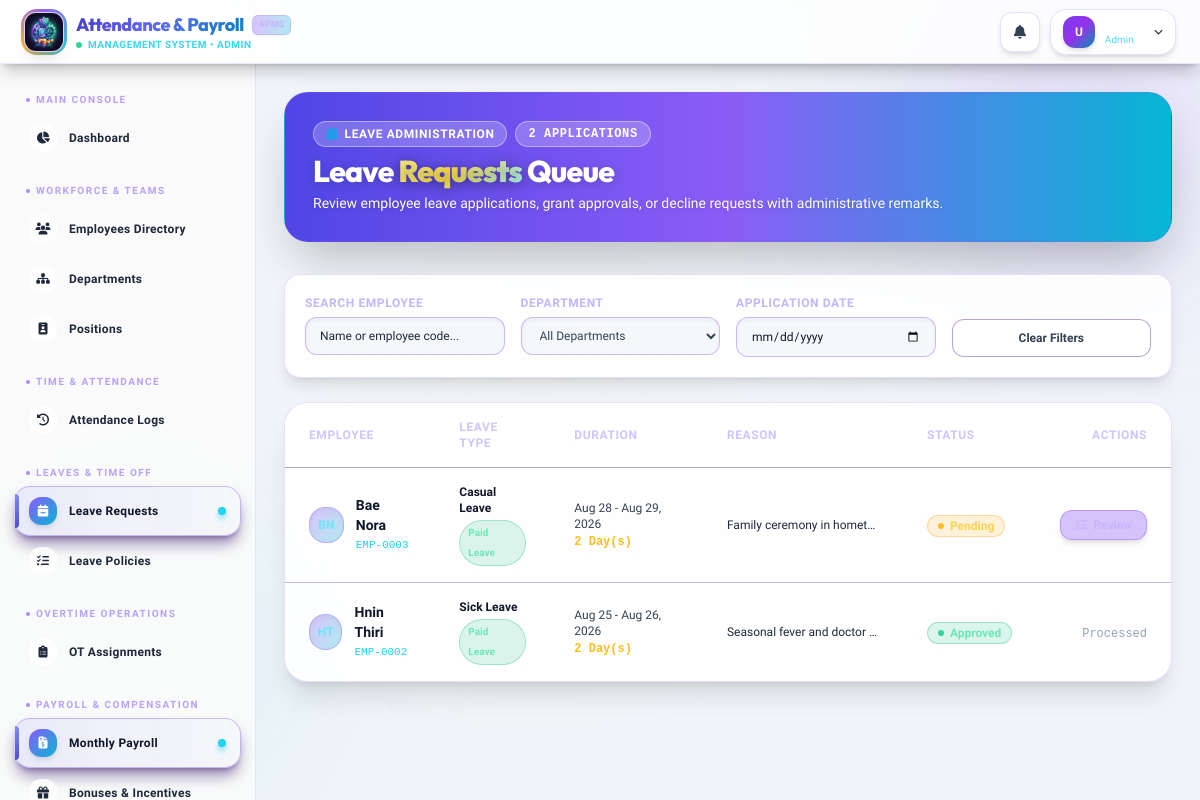
Screenshot of /admin/leaves (signed in) with the database file from the repository.
### tables this page shows
CREATE TABLE `leaverequest` (
  `RequestID` int NOT NULL AUTO_INCREMENT,
  `LeaveTypeID` int NOT NULL,
  `EmpID` int NOT NULL,
  `StartDate` date NOT NULL,
  `EndDate` date NOT NULL,
  `Reason` text NOT NULL,
  `Status` enum('Pending','Approved','Rejected') NOT NULL DEFAULT 'Pending',
  PRIMARY KEY (`RequestID`),
  KEY `idx_leaverequest_type` (`LeaveTypeID`),
  KEY `idx_leaverequest_emp` (`EmpID`),
  CONSTRAINT `fk_leaverequest_leavetype` FOREIGN KEY (`LeaveTypeID`) REFERENCES `leavetypes` (`LeaveTypeID`) ON DELETE RESTRICT ON UPDATE CASCADE,
  CONSTRAINT `fk_leaverequest_employee` FOREIGN KEY (`EmpID`) REFERENCES `employee` (`EmpID`) ON DELETE CASCADE ON UPDATE CASCADE
);

CREATE TABLE `employee` (
  `EmpID` int NOT NULL AUTO_INCREMENT,
  `FirstName` varchar(100) NOT NULL,
  `LastName` varchar(100) NOT NULL,
  `Gender` enum('Male','Female','Other') NOT NULL DEFAULT 'Other',
  `Email` varchar(255) NOT NULL,
  `Password` varchar(255) NOT NULL,
  `PhoneNumber` varchar(30) NOT NULL,
  `Address` text NOT NULL,
  `PositionID` int NOT NULL,
  `JoinDate` date NOT NULL,
  `Status` enum('Active','Inactive') NOT NULL DEFAULT 'Active',
  `ProfilePhoto` varchar(255) DEFAULT NULL,
  `PasswordResetRequest` tinyint(1) NOT NULL DEFAULT '0',
  `is_first_login` tinyint(1) NOT NULL DEFAULT '1',
  PRIMARY KEY (`EmpID`),
  UNIQUE KEY `uq_emp_email` (`Email`),
  KEY `idx_employee_position` (`PositionID`),
  KEY `idx_employee_status` (`Status`),
  CONSTRAINT `fk_employee_position` FOREIGN KEY (`PositionID`) REFERENCES `position` (`PositionID`) ON DELETE RESTRICT ON UPDATE CASCADE
);

CREATE TABLE `leavetypes` (
  `LeaveTypeID` int NOT NULL AUTO_INCREMENT,
  `LeaveType` varchar(100) NOT NULL,
  `DaysAllowed` int NOT NULL DEFAULT '0',
  `IsPaid` tinyint(1) NOT NULL DEFAULT '1',
  `DeductionRate` decimal(10,2) NOT NULL DEFAULT '0.00',
  `DurationMonths` int NOT NULL DEFAULT '0',
  PRIMARY KEY (`LeaveTypeID`),
  UNIQUE KEY `uq_leavetype_name` (`LeaveType`)
);

### controllers/AdminController.php (called while the page is built, shortened)
<?php
class AdminController extends Controller {
    public function leaves() {
        $leaveRequestModel = $this->model('LeaveRequest');
        $departmentModel = $this->model('Department');
        $filters = [
            'search' => $_GET['search'] ?? '',
            'DeptID' => $_GET['department_id'] ?? '',
            'status' => $_GET['status'] ?? '',
            'leave_type' => $_GET['leave_type'] ?? '',
            'date' => $_GET['date'] ?? ''
        ];
        $leaveRequests = $leaveRequestModel->getAll();
        $departments = $departmentModel->getAll();
        $this->view('layouts/main', [
            'title' => 'Leave Management',
            'content' => 'admin/leaves',
            'leaveRequests' => $leaveRequests,
            'departments' => $departments,
            'filters' => $filters,
            'page' => 1,
            'total_pages' => 1
        ]);
    }
}

### core/Router.php (called while the page is built, shortened)
<?php
class Router {
    protected $currentMethod = 'index';
    public function __construct() {
        $url = $this->getUrl();
        if(isset($url[0]) && file_exists(__DIR__ . '/../controllers/' . ucwords($url[0]). 'Controller.php')){
            unset($url[0]);
        }
        $this->currentController = new $this->currentController;
        if(isset($url[1])){
            if(method_exists($this->currentController, $url[1])){
                $this->currentMethod = $url[1];
                unset($url[1]);
            }
        }
        $this->params = $url ? array_values($url) : [];
        call_user_func_array([$this->currentController, $this->currentMethod], $this->params);
    }
    public function getUrl(){
        if(isset($_GET['url'])){
            $url = rtrim($_GET['url'], '/');
            $url = filter_var($url, FILTER_SANITIZE_URL);
            $url = explode('/', $url);
            return $url;
        }
        return [];
    }
}

### index.php (called while the page is built, shortened)
<?php
require_once __DIR__ . '/config/database.php';
require_once __DIR__ . '/core/Controller.php';
require_once __DIR__ . '/core/Router.php';
$router = new Router();

### models/LeaveRequest.php (called while the page is built, shortened)
<?php
require_once __DIR__ . '/../config/database.php';
class LeaveRequest {
    private $conn;
    private $table = 'LeaveRequest';
    public function __construct() {
        $database = new Database();
        $this->conn = $database->getConnection();
    }
    public function getAll() {
        $query = "SELECT lr.*, lt.LeaveType, lt.IsPaid, e.FirstName, e.LastName, p.DeptID, d.DeptName, DATEDIFF(lr.EndDate, lr.StartDate) + 1 as days
                  FROM " . $this->table . " lr
                  LEFT JOIN LeaveTypes lt ON lr.LeaveTypeID = lt.LeaveTypeID
                  LEFT JOIN Employee e ON lr.EmpID = e.EmpID
                  LEFT JOIN Position p ON e.PositionID = p.PositionID
                  LEFT JOIN Department d ON p.DeptID = d.DeptID
                  ORDER BY lr.RequestID DESC";
        $stmt = $this->conn->prepare($query);
        $stmt->execute();
        return $stmt->fetchAll(PDO::FETCH_ASSOC);
    }
}

### config/database.php (called while the page is built, shortened)
<?php
class Database {
    private $host = "localhost";
    private $db_name = "payrolldb";
    private $username = "root";
    private $password = "";
    public function getConnection() {
        $this->conn = null;
        try {
            $this->conn = new PDO("mysql:host=" . $this->host . ";dbname=" . $this->db_name, $this->username, $this->password);
            $this->conn->exec("set names utf8");
            $this->conn->setAttribute(PDO::ATTR_ERRMODE, PDO::ERRMODE_EXCEPTION);
            $this->conn->setAttribute(PDO::ATTR_DEFAULT_FETCH_MODE, PDO::FETCH_ASSOC);
        } catch(PDOException $exception) {
            echo "Database Connection Error: " . $exception->getMessage();
        }
        return $this->conn;
    }
}

### views/admin/leaves.php (the view, shortened to what this page needs)
<div class="relative overflow-hidden rounded-3xl bg-gradient-to-r from-indigo-600 via-violet-500 to-cyan-500 border border-violet-500/25 p-6 lg:p-7 mb-8 shadow-2xl" data-aos="fade-down">
    <div class="relative z-10 flex flex-col sm:flex-row items-start sm:items-center justify-between gap-4">
        <div>
            <div class="flex items-center gap-2 mb-1.5">
                <span class="inline-flex items-center gap-1.5 px-3 py-1 rounded-full bg-violet-500/15 border border-violet-500/30 text-violet-300 text-xs font-bold uppercase tracking-wider">
                    <i class="fa-solid fa-calendar-minus text-secondary"></i>
                    <span>Leave Administration</span>
                </span>
                <span class="inline-flex items-center px-3 py-1 rounded-full bg-cyan-500/15 border border-cyan-500/30 text-cyan-300 text-xs font-bold uppercase tracking-wider font-mono">
                    <?= count($data['leaveRequests'] ?? []) ?> Applications
                </span>
            </div>
            <h1 class="text-2xl sm:text-3xl font-extrabold text-white tracking-tight font-outfit">
                Leave <span class="gradient-text">Requests</span> Queue
            </h1>
            <p class="text-gray-300 text-xs sm:text-sm mt-1">Review employee leave applications, grant approvals, or decline requests with administrative remarks.</p>
        </div>
    </div>
</div>
<div class="card-glass rounded-2xl p-5 mb-6 border border-violet-500/20 shadow-lg" data-aos="fade-up" data-aos-delay="50">
    <form method="GET" action="/payrollsystem/admin/leaves" class="grid grid-cols-1 md:grid-cols-2 lg:grid-cols-4 gap-4">
        <div>
            <label class="block text-xs font-bold uppercase tracking-wider text-violet-300 mb-1.5">Search Employee</label>
            <input type="text" name="search" value="<?= htmlspecialchars($data['filters']['search']) ?>" placeholder="Name or employee code..." class="w-full px-3.5 py-2.5 bg-darker/70 border border-violet-700/30 text-white rounded-xl focus:ring-2 focus:ring-violet-500 text-xs shadow-inner">
        </div>
        <div>
            <label class="block text-xs font-bold uppercase tracking-wider text-violet-300 mb-1.5">Department</label>
            <select name="department_id" onchange="this.form.submit()" class="w-full px-3.5 py-2.5 bg-darker/70 border border-violet-700/30 text-gray-300 rounded-xl focus:ring-2 focus:ring-violet-500 text-xs shadow-inner cursor-pointer">
                <option value="">All Departments</option>
            </select>
        </div>
        <div>
            <label class="block text-xs font-bold uppercase tracking-wider text-violet-300 mb-1.5">Application Date</label>
            <input type="date" name="date" value="<?= htmlspecialchars($data['filters']['date'] ?? '') ?>" onchange="this.form.submit()" class="w-full px-3.5 py-2.5 bg-darker/70 border border-violet-700/30 text-white rounded-xl focus:ring-2 focus:ring-violet-500 text-xs shadow-inner">
        </div>
        <div class="flex items-end gap-2">
            <a href="/payrollsystem/admin/leaves" class="w-full py-2.5 text-center bg-surface hover:bg-violet-600/20 text-gray-300 border border-violet-900/40 font-bold rounded-xl text-xs transition-colors">
                Clear Filters
            </a>
        </div>
    </form>
</div>
<div class="card-glass rounded-3xl overflow-hidden border border-violet-500/20 mb-8 shadow-xl" data-aos="fade-up" data-aos-delay="100">
    <div class="overflow-x-auto">
        <table class="w-full text-sm text-left text-gray-400">
            <thead class="text-xs uppercase bg-surface/80 text-violet-300/80 border-b border-violet-900/40">
                <tr>
                    <th scope="col" class="px-6 py-4 font-semibold tracking-wider">Employee</th>
                    <th scope="col" class="px-6 py-4 font-semibold tracking-wider">Leave Type</th>
                    <th scope="col" class="px-6 py-4 font-semibold tracking-wider">Duration</th>
                    <th scope="col" class="px-6 py-4 font-semibold tracking-wider">Reason</th>
                    <th scope="col" class="px-6 py-4 font-semibold tracking-wider">Status</th>
                    <th scope="col" class="px-6 py-4 font-semibold tracking-wider text-right">Actions</th>
                </tr>
            </thead>
            <tbody class="divide-y divide-violet-900/30">
                <?php if(empty($data['leaveRequests'])): ?>
                    <tr>
                        <td colspan="6" class="px-6 py-12 text-center text-gray-500">
                            <div class="w-12 h-12 mx-auto bg-surface rounded-2xl border border-violet-900/40 flex items-center justify-center mb-2 text-violet-400">
                                <i class="fa-solid fa-calendar-check text-2xl"></i>
                            </div>
                            <p class="font-semibold text-gray-300">No leave requests found</p>
                            <p class="text-xs text-gray-500 mt-0.5">Submitted employee leave applications will appear here for review.</p>
                        </td>
                    </tr>
                <?php else: ?>
                    <?php foreach($data['leaveRequests'] as $lr): ?>
                    <tr class="hover:bg-violet-950/20 transition-colors group">
                        <td class="px-6 py-4">
                            <div class="flex items-center gap-3">
                                <div class="w-9 h-9 rounded-2xl bg-gradient-to-br from-violet-600/30 to-cyan-500/30 text-cyan-300 border border-violet-500/30 flex items-center justify-center font-extrabold text-xs shadow-inner">
                                    <?= strtoupper(substr($lr['FirstName'],0,1) . substr($lr['LastName'],0,1)) ?>
                                </div>
                                <div>
                                    <div class="font-bold text-white group-hover:text-violet-300 transition-colors"><?= htmlspecialchars($lr['FirstName'] . ' ' . $lr['LastName']) ?></div>
                                    <div class="text-[11px] text-cyan-400 font-mono">EMP-<?= str_pad($lr['EmpID'], 4, '0', STR_PAD_LEFT) ?></div>
                                </div>
                            </div>
                        </td>
                        <td class="px-6 py-4">
                            <div class="font-bold text-white text-xs"><?= htmlspecialchars($lr['LeaveType']) ?></div>
                            <?php if($lr['IsPaid']): ?>
                                <span class="inline-flex items-center mt-1 px-2 py-0.5 text-[10px] font-bold bg-emerald-500/15 text-emerald-300 rounded-full border border-emerald-500/30">Paid Leave</span>
                            <?php else: ?>
                                <span class="inline-flex items-center mt-1 px-2 py-0.5 text-[10px] font-bold bg-gray-500/15 text-gray-400 rounded-full border border-gray-500/30">Unpaid Leave</span>
                            <?php endif; ?>
                        </td>
                        <td class="px-6 py-4">
                            <div class="text-xs text-gray-300">
                                <?= date('M j', strtotime($lr['StartDate'])) ?> - <?= date('M j, Y', strtotime($lr['EndDate'])) ?>
                                <div class="font-extrabold text-amber-400 mt-0.5 font-mono"><?= $lr['days'] ?> Day(s)</div>
                            </div>
                        </td>
                        <td class="px-6 py-4 max-w-[200px] truncate text-gray-400 text-xs" title="<?= htmlspecialchars($lr['Reason']) ?>">
                            <?= htmlspecialchars($lr['Reason']) ?>
                        </td>
                        <td class="px-6 py-4">
                            <?php if($lr['Status'] === 'Approved'): ?>
                                <span class="inline-flex items-center px-2.5 py-0.5 rounded-full text-xs font-bold bg-emerald-500/15 text-emerald-300 border border-emerald-500/30">
                                    <span class="w-1.5 h-1.5 rounded-full bg-emerald-400 mr-1.5"></span> Approved
                                </span>
                            <?php elseif($lr['Status'] === 'Rejected'): ?>
                                <span class="inline-flex items-center px-2.5 py-0.5 rounded-full text-xs font-bold bg-rose-500/15 text-rose-300 border border-rose-500/30">
                                    <span class="w-1.5 h-1.5 rounded-full bg-rose-400 mr-1.5"></span> Rejected
                                </span>
                            <?php else: ?>
                                <span class="inline-flex items-center px-2.5 py-0.5 rounded-full text-xs font-bold bg-amber-500/15 text-amber-300 border border-amber-500/30 animate-pulse">
                                    <span class="w-1.5 h-1.5 rounded-full bg-amber-400 mr-1.5"></span> Pending
                                </span>
                            <?php endif; ?>
                        </td>
                        <td class="px-6 py-4 text-right">
                            <?php if($lr['Status'] === 'Pending'): ?>
                                <button onclick="actionLeave(<?= $lr['RequestID'] ?>)" class="inline-flex items-center gap-1.5 bg-violet-600/30 hover:bg-violet-600/50 text-violet-300 border border-violet-500/40 px-3.5 py-1.5 rounded-xl text-xs font-extrabold transition-all hover:scale-105 shadow-md">
                                    <i class="fa-solid fa-list-check"></i> Review
                                </button>
                            <?php else: ?>
                                <span class="text-gray-500 text-xs font-mono">Processed</span>
                            <?php endif; ?>
                        </td>
                    </tr>
                    <?php endforeach; ?>
                <?php endif; ?>
            </tbody>
        </table>
    </div>
</div>

### rows the page displays
leaverequest: EmpID.LastName "BN", EmpID.LastName "Bae Nora", EmpID "0003", LeaveTypeID.LeaveType "Casual Leave", StartDate "Aug 28", EndDate "Aug 29, 2026", days "2", Reason "Family ceremony in homet…", Status "Pending" (drawn)
leaverequest: EmpID.LastName "HT", EmpID.LastName "Hnin Thiri", EmpID "0002", LeaveTypeID.LeaveType "Sick Leave", StartDate "Aug 25", EndDate "Aug 26, 2026", days "2", Reason "Seasonal fever and doctor…", Status "Approved" (drawn)

### other values shown
$_SESSION['role'] "ADMIN"
substr($_SESSION['Email'] ?? ($_SESSION['first_name'] ?? 'U'), 0, 1) "U"
$_SESSION['role'] "Admin"
$section['label'] "MAIN CONSOLE"
$item['label'] "Dashboard"
$section['label'] "WORKFORCE & TEAMS"
$item['label'] "Employees Directory"
$item['label'] "Departments"
$item['label'] "Positions"
$section['label'] "TIME & ATTENDANCE"
$item['label'] "Attendance Logs"
$section['label'] "LEAVES & TIME OFF"
$item['label'] "Leave Requests"
$item['label'] "Leave Policies"
$section['label'] "OVERTIME OPERATIONS"
